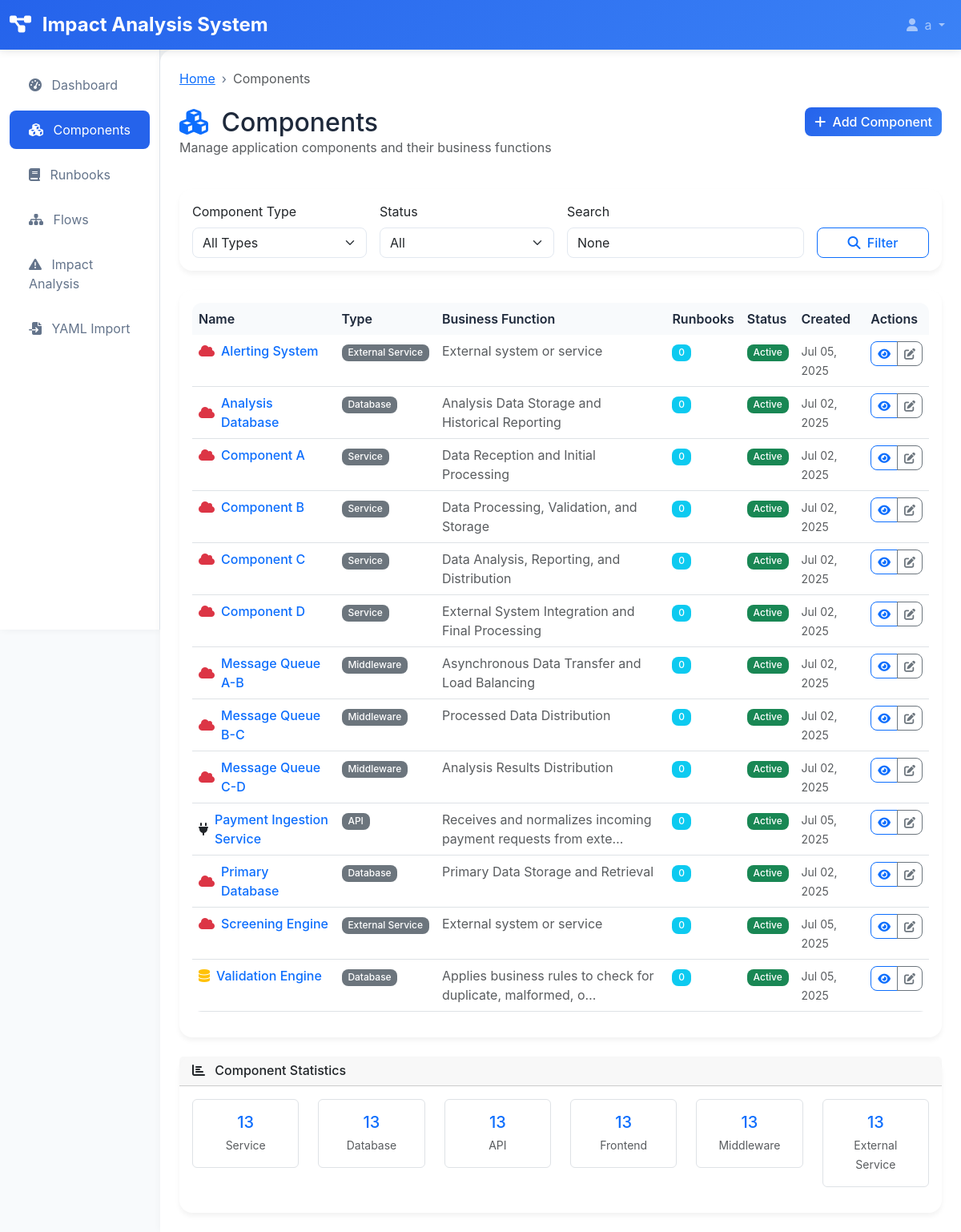
/components/ (signed in), run on the app's committed database.
### core/models.py (models this page shows, shortened)
class BaseModel(models.Model):
    id = models.UUIDField(primary_key=True, default=uuid.uuid4, editable=False)
    created_at = models.DateTimeField(auto_now_add=True)
    updated_at = models.DateTimeField(auto_now=True)
    created_by = models.ForeignKey(
        User,
        on_delete=models.SET_NULL,
        null=True,
        blank=True,
        related_name='%(class)s_created'
    )
    class Meta:
        abstract = True

class Component(BaseModel):
    COMPONENT_TYPES = [
        ('service', 'Service'),
        ('database', 'Database'),
        ('api', 'API'),
        ('frontend', 'Frontend'),
        ('middleware', 'Middleware'),
        ('external_service', 'External Service'),
    ]
    name = models.CharField(max_length=255, help_text="Component name")
    description = models.TextField(blank=True, help_text="Component description")
    business_function = models.TextField(help_text="Business function description")
    component_type = models.CharField(
        max_length=50,
        choices=COMPONENT_TYPES,
        help_text="Type of component"
    )
    owned_by = models.CharField(
        max_length=255,
        blank=True,
        help_text="Team or organization that owns this component"
    )
    kpis = models.JSONField(
        default=list,
        blank=True,
        help_text="Key Performance Indicators for this component"
    )
    metadata = models.JSONField(
        default=dict,
        blank=True,
        help_text="Additional metadata as JSON"
    )
    is_active = models.BooleanField(default=True, help_text="Whether component is active")
    class Meta:
        ordering = ['name']
        indexes = [
            models.Index(fields=['component_type']),
            models.Index(fields=['is_active']),
        ]
    @property
    def runbook_count(self):
        return self.runbooks.count()

### frontend/views.py (the view)
# urls.py: path('components/', views.component_list, name='component_list'),
@login_required
def component_list(request):
    components = Component.objects.all()
    component_type = request.GET.get('type')
    if component_type:
        components = components.filter(component_type=component_type)
    is_active = request.GET.get('active')
    if is_active:
        components = components.filter(is_active=is_active.lower() == 'true')
    search = request.GET.get('search')
    if search:
        components = components.filter(
            Q(name__icontains=search) |
            Q(description__icontains=search) |
            Q(business_function__icontains=search)
        )
    paginator = Paginator(components, 20)
    page_number = request.GET.get('page')
    page_obj = paginator.get_page(page_number)
    context = {
        'page_obj': page_obj,
        'component_types': Component.COMPONENT_TYPES,
        'current_filters': {
            'type': component_type,
            'active': is_active,
            'search': search,
        }
    }
    return render(request, 'frontend/component_list.html', context)

### templates/frontend/component_list.html (shortened to what this page needs)
{% extends 'frontend/base.html' %}
{% block breadcrumb_items %}
    <li class="breadcrumb-item active">Components</li>
{% endblock %}
{% block content %}
<div class="row mb-4">
    <div class="col-md-8">
        <h1 class="h2 mb-0">
            <i class="fas fa-cubes me-2 text-primary"></i>
            Components
        </h1>
        <p class="text-muted">Manage application components and their business functions</p>
    </div>
    <div class="col-md-4 text-end">
        <a href="{% url 'frontend:component_add' %}" class="btn btn-primary">
            <i class="fas fa-plus me-1"></i>
            Add Component
        </a>
    </div>
</div>
<div class="card mb-4">
    <div class="card-body">
        <form method="get" class="row g-3">
            <div class="col-md-3">
                <label class="form-label">Component Type</label>
                <select name="type" class="form-select">
                    <option value="">All Types</option>
                </select>
            </div>
            <div class="col-md-3">
                <label class="form-label">Status</label>
                <select name="active" class="form-select">
                    <option value="">All</option>
                </select>
            </div>
            <div class="col-md-4">
                <label class="form-label">Search</label>
                <input type="text" name="search" class="form-control"
                       placeholder="Search components..." value="{{ current_filters.search }}">
            </div>
            <div class="col-md-2">
                <label class="form-label">&nbsp;</label>
                <div class="d-grid">
                    <button type="submit" class="btn btn-outline-primary">
                        <i class="fas fa-search me-1"></i>
                        Filter
                    </button>
                </div>
            </div>
        </form>
    </div>
</div>
<div class="card">
    <div class="card-body">
        {% if page_obj %}
            <div class="table-responsive">
                <table class="table table-hover">
                    <thead>
                        <tr>
                            <th>Name</th>
                            <th>Type</th>
                            <th>Business Function</th>
                            <th>Runbooks</th>
                            <th>Status</th>
                            <th>Created</th>
                            <th>Actions</th>
                        </tr>
                    </thead>
                    <tbody>
                        {% for component in page_obj %}
                            <tr>
                                <td>
                                    <div class="d-flex align-items-center">
                                        <div class="me-2">
                                            {% if component.component_type == 'service' %}
                                                <i class="fas fa-server text-success"></i>
                                            {% elif component.component_type == 'database' %}
                                                <i class="fas fa-database text-warning"></i>
                                            {% elif component.component_type == 'api' %}
                                                <i class="fas fa-plug text-purple"></i>
                                            {% elif component.component_type == 'frontend' %}
                                                <i class="fas fa-desktop text-info"></i>
                                            {% elif component.component_type == 'middleware' %}
                                                <i class="fas fa-layer-group text-orange"></i>
                                            {% else %}
                                                <i class="fas fa-cloud text-danger"></i>
                                            {% endif %}
                                        </div>
                                        <div>
                                            <a href="{% url 'frontend:component_detail' component.pk %}"
                                               class="text-decoration-none fw-medium">
                                                {{ component.name }}
                                            </a>
                                        </div>
                                    </div>
                                </td>
                                <td>
                                    <span class="badge bg-secondary">{{ component.get_component_type_display }}</span>
                                </td>
                                <td>
                                    <span class="text-muted">
                                        {{ component.business_function|truncatechars:60 }}
                                    </span>
                                </td>
                                <td>
                                    <span class="badge bg-info">{{ component.runbook_count }}</span>
                                </td>
                                <td>
                                    {% if component.is_active %}
                                        <span class="badge bg-success">Active</span>
                                    {% else %}
                                        <span class="badge bg-secondary">Inactive</span>
                                    {% endif %}
                                </td>
                                <td>
                                    <small class="text-muted">{{ component.created_at|date:"M d, Y" }}</small>
                                </td>
                                <td>
                                    <div class="btn-group btn-group-sm">
                                        <a href="{% url 'frontend:component_detail' component.pk %}" class="btn btn-outline-primary" title="View">
                                            <i class="fas fa-eye"></i>
                                        </a>
                                        <a href="{% url 'frontend:component_edit' component.pk %}" class="btn btn-outline-secondary" title="Edit">
                                            <i class="fas fa-edit"></i>
                                        </a>
                                    </div>
                                </td>
                            </tr>
                        {% endfor %}
                    </tbody>
                </table>
            </div>
        {% endif %}
    </div>
</div>
<div class="row mt-4">
    <div class="col-md-12">
        <div class="card">
            <div class="card-header">
                <h6 class="card-title mb-0">
                    <i class="fas fa-chart-bar me-2"></i>
                    Component Statistics
                </h6>
            </div>
            <div class="card-body">
                <div class="row text-center">
                    {% for type_value, type_label in component_types %}
                        <div class="col-md-2 mb-3">
                            <div class="border rounded p-3">
                                <h5 class="text-primary mb-1">
                                    {% with page_obj.object_list as components %}
                                        {{ components|length|default:0 }}
                                    {% endwith %}
                                </h5>
                                <small class="text-muted">{{ type_label }}</small>
                            </div>
                        </div>
                    {% endfor %}
                </div>
            </div>
        </div>
    </div>
</div>
{% endblock %}

### templates/frontend/base.html (shortened to what this page needs)
<!DOCTYPE html>
<html lang="en">
<head>
    <link href="https://cdn.jsdelivr.net/npm/bootstrap@5.3.0/dist/css/bootstrap.min.css" rel="stylesheet">
    <link href="https://cdnjs.cloudflare.com/ajax/libs/font-awesome/6.4.0/css/all.min.css" rel="stylesheet">
    <link rel="stylesheet" href="https://cdnjs.cloudflare.com/ajax/libs/codemirror/5.65.2/codemirror.min.css">
    <link rel="stylesheet" href="https://cdnjs.cloudflare.com/ajax/libs/codemirror/5.65.2/theme/monokai.min.css">
</head>
<body>
    <nav class="navbar navbar-expand-lg navbar-dark">
        <div class="container-fluid">
            <a class="navbar-brand" href="{% url 'frontend:dashboard' %}">
                <i class="fas fa-project-diagram me-2"></i>
                Impact Analysis System
            </a>
            <div class="collapse navbar-collapse" id="navbarNav">
                <ul class="navbar-nav ms-auto">
                    <li class="nav-item dropdown">
                        <a class="nav-link dropdown-toggle" href="#" id="navbarDropdown" role="button" data-bs-toggle="dropdown">
                            <i class="fas fa-user me-1"></i>
                            {{ user.username }}
                        </a>
                    </li>
                </ul>
            </div>
        </div>
    </nav>
    <div class="container-fluid">
        <div class="row">
            <div class="col-md-3 col-lg-2 px-0">
                <div class="sidebar">
                    <nav class="nav flex-column py-3">
                        <a class="nav-link {% if request.resolver_match.url_name == 'dashboard' %}active{% endif %}"
                           href="{% url 'frontend:dashboard' %}">
                            <i class="fas fa-tachometer-alt me-2"></i>
                            Dashboard
                        </a>
                        <a class="nav-link {% if 'component' in request.resolver_match.url_name %}active{% endif %}"
                           href="{% url 'frontend:component_list' %}">
                            <i class="fas fa-cubes me-2"></i>
                            Components
                        </a>
                        <a class="nav-link {% if 'runbook' in request.resolver_match.url_name %}active{% endif %}"
                           href="{% url 'frontend:runbook_list' %}">
                            <i class="fas fa-book me-2"></i>
                            Runbooks
                        </a>
                        <a class="nav-link {% if 'flow' in request.resolver_match.url_name %}active{% endif %}"
                           href="{% url 'frontend:flow_list' %}">
                            <i class="fas fa-sitemap me-2"></i>
                            Flows
                        </a>
                        <a class="nav-link {% if 'impact' in request.resolver_match.url_name %}active{% endif %}"
                           href="{% url 'frontend:impact_analysis' %}">
                            <i class="fas fa-exclamation-triangle me-2"></i>
                            Impact Analysis
                        </a>
                        <a class="nav-link {% if 'yaml' in request.resolver_match.url_name %}active{% endif %}"
                           href="{% url 'frontend:yaml_import' %}">
                            <i class="fas fa-file-import me-2"></i>
                            YAML Import
                        </a>
                    </nav>
                </div>
            </div>
            <div class="col-md-9 col-lg-10 px-0">
                <div class="main-content p-4">
                    {% block breadcrumb %}
                    <nav aria-label="breadcrumb" class="mb-4">
                        <ol class="breadcrumb">
                            <li class="breadcrumb-item"><a href="{% url 'frontend:dashboard' %}">Home</a></li>
                            {% block breadcrumb_items %}{% endblock %}
                        </ol>
                    </nav>
                    {% endblock %}
                    {% block content %}{% endblock %}
                </div>
            </div>
        </div>
    </div>
</body>
</html>

### data on the page
Component: name "Alerting System", component_type "External Service", business_function "External system or service", runbook_count "0", is_active "Active", created_at "Jul 05, 2025"
Component: name "Analysis Database", component_type "Database", business_function "Analysis Data Storage and Historical Reporting", runbook_count "0", is_active "Active", created_at "Jul 02, 2025"
Component: name "Component A", component_type "Service", business_function "Data Reception and Initial Processing", runbook_count "0", is_active "Active", created_at "Jul 02, 2025"
Component: name "Component B", component_type "Service", business_function "Data Processing, Validation, and Storage", runbook_count "0", is_active "Active", created_at "Jul 02, 2025"
Component: name "Component C", component_type "Service", business_function "Data Analysis, Reporting, and Distribution", runbook_count "0", is_active "Active", created_at "Jul 02, 2025"
Component: name "Component D", component_type "Service", business_function "External System Integration and Final Processing", runbook_count "0", is_active "Active", created_at "Jul 02, 2025"
Component: name "Message Queue A-B", component_type "Middleware", business_function "Asynchronous Data Transfer and Load Balancing", runbook_count "0", is_active "Active", created_at "Jul 02, 2025"
Component: name "Message Queue B-C", component_type "Middleware", business_function "Processed Data Distribution", runbook_count "0", is_active "Active", created_at "Jul 02, 2025"
Component: name "Message Queue C-D", component_type "Middleware", business_function "Analysis Results Distribution", runbook_count "0", is_active "Active", created_at "Jul 02, 2025"
Component: name "Payment Ingestion Service", component_type "API", business_function "Receives and normalizes incoming payment requests from exte…", runbook_count "0", is_active "Active", created_at "Jul 05, 2025"
Component: name "Primary Database", component_type "Database", business_function "Primary Data Storage and Retrieval", runbook_count "0", is_active "Active", created_at "Jul 02, 2025"
Component: name "Screening Engine", component_type "External Service", business_function "External system or service", runbook_count "0", is_active "Active", created_at "Jul 05, 2025"
Component: name "Validation Engine", component_type "Database", business_function "Applies business rules to check for duplicate, malformed, o…", runbook_count "0", is_active "Active", created_at "Jul 05, 2025"

### other printed values
{{ user.username }} "a"
{{ components|length|default:0 }} "13" "13" "13" "13" "13" "13"
{{ type_label }} "Service" "Database" "API" "Frontend" "Middleware" "External Service"
